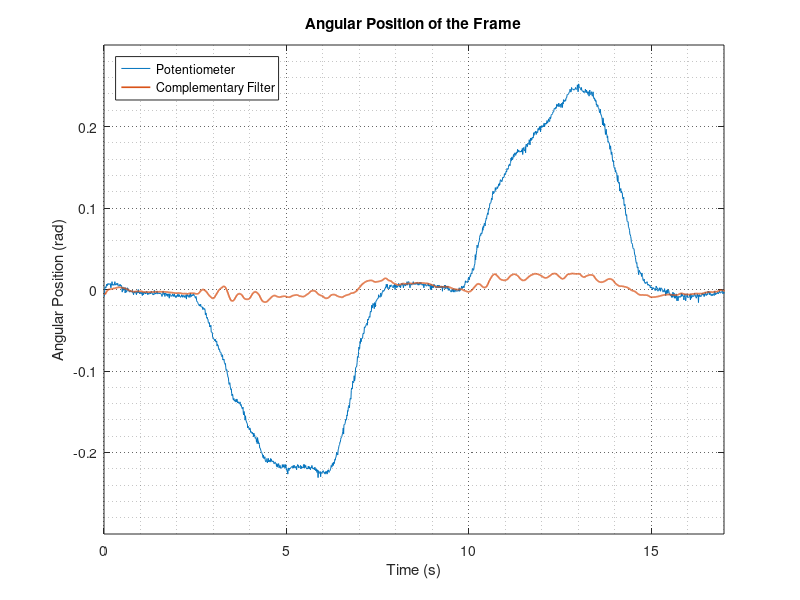

MATLAB code to generate this figure:
%% Second Requirement: Independent of the base
data1=csvread('testReq2.csv');
T=0.01;
Kt=0.0335;
t=data1(:,1)*T;
torque=data1(:,2)*Kt;
potRad=data1(:,3);
wheel=data1(:,4);
comp_angle=data1(:,5);

figure(1);
plot(t,potRad,t,comp_angle,'linewidth',1.2);
title('Angular Position of the Frame');
grid on, grid minor;
set(gca,'GridLineStyle',':', 'GridColor', 'k', 'GridAlpha', .6)
xlabel('Time (s)');
ylabel('Angular Position (rad)');
axis([0 17 -0.3 0.3]);
legend('Potentiometer','Complementary Filter','Location','NorthWest');
hold off;